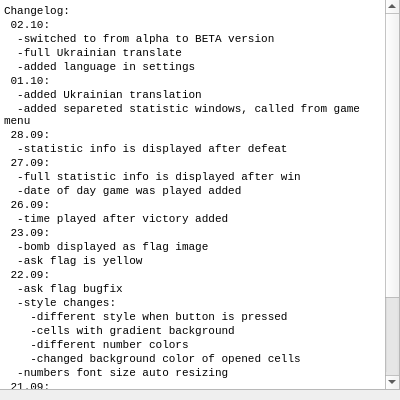
<?xml version="1.0" encoding="UTF-8"?>
<ui version="4.0">
 <class>ChangelogInfo</class>
 <widget class="QWidget" name="ChangelogInfo">
  <property name="windowModality">
   <enum>Qt::NonModal</enum>
  </property>
  <property name="geometry">
   <rect>
    <x>0</x>
    <y>0</y>
    <width>400</width>
    <height>400</height>
   </rect>
  </property>
  <property name="sizePolicy">
   <sizepolicy hsizetype="Minimum" vsizetype="Minimum">
    <horstretch>0</horstretch>
    <verstretch>0</verstretch>
   </sizepolicy>
  </property>
  <property name="maximumSize">
   <size>
    <width>400</width>
    <height>16777215</height>
   </size>
  </property>
  <property name="font">
   <font>
    <family>Courier New</family>
   </font>
  </property>
  <property name="windowTitle">
   <string>Changelog</string>
  </property>
  <widget class="QWidget" name="verticalLayoutWidget_2">
   <property name="geometry">
    <rect>
     <x>-1</x>
     <y>-1</y>
     <width>401</width>
     <height>391</height>
    </rect>
   </property>
   <layout class="QVBoxLayout" name="verticalLayout_2">
    <item>
     <widget class="QTextBrowser" name="textLog">
      <property name="html">
       <string>&lt;!DOCTYPE HTML PUBLIC &quot;-//W3C//DTD HTML 4.0//EN&quot; &quot;http://www.w3.org/TR/REC-html40/strict.dtd&quot;&gt;
&lt;html&gt;&lt;head&gt;&lt;meta name=&quot;qrichtext&quot; content=&quot;1&quot; /&gt;&lt;style type=&quot;text/css&quot;&gt;
p, li { white-space: pre-wrap; }
&lt;/style&gt;&lt;/head&gt;&lt;body style=&quot; font-family:'Courier New'; font-size:8.25pt; font-weight:400; font-style:normal;&quot;&gt;
&lt;p style=&quot; margin-top:0px; margin-bottom:0px; margin-left:0px; margin-right:0px; -qt-block-indent:0; text-indent:0px;&quot;&gt;&lt;span style=&quot; font-size:8pt;&quot;&gt;Changelog:&lt;/span&gt;&lt;/p&gt;
&lt;p style=&quot; margin-top:0px; margin-bottom:0px; margin-left:0px; margin-right:0px; -qt-block-indent:0; text-indent:0px;&quot;&gt;&lt;span style=&quot; font-size:8pt;&quot;&gt; 02.10:&lt;/span&gt;&lt;/p&gt;
&lt;p style=&quot; margin-top:0px; margin-bottom:0px; margin-left:0px; margin-right:0px; -qt-block-indent:0; text-indent:0px;&quot;&gt;&lt;span style=&quot; font-size:8pt;&quot;&gt;  -switched to from alpha to BETA version&lt;/span&gt;&lt;/p&gt;
&lt;p style=&quot; margin-top:0px; margin-bottom:0px; margin-left:0px; margin-right:0px; -qt-block-indent:0; text-indent:0px;&quot;&gt;&lt;span style=&quot; font-size:8pt;&quot;&gt;  -full Ukrainian translate&lt;/span&gt;&lt;/p&gt;
&lt;p style=&quot; margin-top:0px; margin-bottom:0px; margin-left:0px; margin-right:0px; -qt-block-indent:0; text-indent:0px;&quot;&gt;&lt;span style=&quot; font-size:8pt;&quot;&gt;  -added language in settings&lt;/span&gt;&lt;/p&gt;
&lt;p style=&quot; margin-top:0px; margin-bottom:0px; margin-left:0px; margin-right:0px; -qt-block-indent:0; text-indent:0px;&quot;&gt;&lt;span style=&quot; font-size:8pt;&quot;&gt; 01.10:&lt;/span&gt;&lt;/p&gt;
&lt;p style=&quot; margin-top:0px; margin-bottom:0px; margin-left:0px; margin-right:0px; -qt-block-indent:0; text-indent:0px;&quot;&gt;&lt;span style=&quot; font-size:8pt;&quot;&gt;  -added Ukrainian translation&lt;/span&gt;&lt;/p&gt;
&lt;p style=&quot; margin-top:0px; margin-bottom:0px; margin-left:0px; margin-right:0px; -qt-block-indent:0; text-indent:0px;&quot;&gt;&lt;span style=&quot; font-size:8pt;&quot;&gt;  -added separeted statistic windows, called from game menu&lt;/span&gt;&lt;/p&gt;
&lt;p style=&quot; margin-top:0px; margin-bottom:0px; margin-left:0px; margin-right:0px; -qt-block-indent:0; text-indent:0px;&quot;&gt;&lt;span style=&quot; font-size:8pt;&quot;&gt; 28.09:&lt;/span&gt;&lt;/p&gt;
&lt;p style=&quot; margin-top:0px; margin-bottom:0px; margin-left:0px; margin-right:0px; -qt-block-indent:0; text-indent:0px;&quot;&gt;&lt;span style=&quot; font-size:8pt;&quot;&gt;  -statistic info is displayed after defeat&lt;/span&gt;&lt;/p&gt;
&lt;p style=&quot; margin-top:0px; margin-bottom:0px; margin-left:0px; margin-right:0px; -qt-block-indent:0; text-indent:0px;&quot;&gt;&lt;span style=&quot; font-size:8pt;&quot;&gt; 27.09:&lt;/span&gt;&lt;/p&gt;
&lt;p style=&quot; margin-top:0px; margin-bottom:0px; margin-left:0px; margin-right:0px; -qt-block-indent:0; text-indent:0px;&quot;&gt;&lt;span style=&quot; font-size:8pt;&quot;&gt;  -full statistic info is displayed after win&lt;/span&gt;&lt;/p&gt;
&lt;p style=&quot; margin-top:0px; margin-bottom:0px; margin-left:0px; margin-right:0px; -qt-block-indent:0; text-indent:0px;&quot;&gt;&lt;span style=&quot; font-size:8pt;&quot;&gt;  -date of day game was played added&lt;/span&gt;&lt;/p&gt;
&lt;p style=&quot; margin-top:0px; margin-bottom:0px; margin-left:0px; margin-right:0px; -qt-block-indent:0; text-indent:0px;&quot;&gt;&lt;span style=&quot; font-size:8pt;&quot;&gt; 26.09:&lt;/span&gt;&lt;/p&gt;
&lt;p style=&quot; margin-top:0px; margin-bottom:0px; margin-left:0px; margin-right:0px; -qt-block-indent:0; text-indent:0px;&quot;&gt;&lt;span style=&quot; font-size:8pt;&quot;&gt;  -time played after victory added&lt;/span&gt;&lt;/p&gt;
&lt;p style=&quot; margin-top:0px; margin-bottom:0px; margin-left:0px; margin-right:0px; -qt-block-indent:0; text-indent:0px;&quot;&gt;&lt;span style=&quot; font-size:8pt;&quot;&gt; 23.09:&lt;/span&gt;&lt;/p&gt;
&lt;p style=&quot; margin-top:0px; margin-bottom:0px; margin-left:0px; margin-right:0px; -qt-block-indent:0; text-indent:0px;&quot;&gt;&lt;span style=&quot; font-size:8pt;&quot;&gt;  -bomb displayed as flag image&lt;/span&gt;&lt;/p&gt;
&lt;p style=&quot; margin-top:0px; margin-bottom:0px; margin-left:0px; margin-right:0px; -qt-block-indent:0; text-indent:0px;&quot;&gt;&lt;span style=&quot; font-size:8pt;&quot;&gt;  -ask flag is yellow&lt;/span&gt;&lt;/p&gt;
&lt;p style=&quot; margin-top:0px; margin-bottom:0px; margin-left:0px; margin-right:0px; -qt-block-indent:0; text-indent:0px;&quot;&gt;&lt;span style=&quot; font-size:8pt;&quot;&gt; 22.09:&lt;/span&gt;&lt;/p&gt;
&lt;p style=&quot; margin-top:0px; margin-bottom:0px; margin-left:0px; margin-right:0px; -qt-block-indent:0; text-indent:0px;&quot;&gt;&lt;span style=&quot; font-size:8pt;&quot;&gt;  -ask flag bugfix&lt;/span&gt;&lt;/p&gt;
&lt;p style=&quot; margin-top:0px; margin-bottom:0px; margin-left:0px; margin-right:0px; -qt-block-indent:0; text-indent:0px;&quot;&gt;&lt;span style=&quot; font-size:8pt;&quot;&gt;  -style changes:&lt;/span&gt;&lt;/p&gt;
&lt;p style=&quot; margin-top:0px; margin-bottom:0px; margin-left:0px; margin-right:0px; -qt-block-indent:0; text-indent:0px;&quot;&gt;&lt;span style=&quot; font-size:8pt;&quot;&gt;    -different style when button is pressed&lt;/span&gt;&lt;/p&gt;
&lt;p style=&quot; margin-top:0px; margin-bottom:0px; margin-left:0px; margin-right:0px; -qt-block-indent:0; text-indent:0px;&quot;&gt;&lt;span style=&quot; font-size:8pt;&quot;&gt;    -cells with gradient background&lt;/span&gt;&lt;/p&gt;
&lt;p style=&quot; margin-top:0px; margin-bottom:0px; margin-left:0px; margin-right:0px; -qt-block-indent:0; text-indent:0px;&quot;&gt;&lt;span style=&quot; font-size:8pt;&quot;&gt;    -different number colors&lt;/span&gt;&lt;/p&gt;
&lt;p style=&quot; margin-top:0px; margin-bottom:0px; margin-left:0px; margin-right:0px; -qt-block-indent:0; text-indent:0px;&quot;&gt;&lt;span style=&quot; font-size:8pt;&quot;&gt;    -changed background color of opened cells&lt;/span&gt;&lt;/p&gt;
&lt;p style=&quot; margin-top:0px; margin-bottom:0px; margin-left:0px; margin-right:0px; -qt-block-indent:0; text-indent:0px;&quot;&gt;&lt;span style=&quot; font-size:8pt;&quot;&gt;  -numbers font size auto resizing&lt;/span&gt;&lt;/p&gt;
&lt;p style=&quot; margin-top:0px; margin-bottom:0px; margin-left:0px; margin-right:0px; -qt-block-indent:0; text-indent:0px;&quot;&gt;&lt;span style=&quot; font-size:8pt;&quot;&gt; 21.09:&lt;/span&gt;&lt;/p&gt;
&lt;p style=&quot; margin-top:0px; margin-bottom:0px; margin-left:0px; margin-right:0px; -qt-block-indent:0; text-indent:0px;&quot;&gt;&lt;span style=&quot; font-size:8pt;&quot;&gt;  -changed numbers font size in opened cells&lt;/span&gt;&lt;/p&gt;
&lt;p style=&quot; margin-top:0px; margin-bottom:0px; margin-left:0px; margin-right:0px; -qt-block-indent:0; text-indent:0px;&quot;&gt;&lt;span style=&quot; font-size:8pt;&quot;&gt;  -added smile restart button&lt;/span&gt;&lt;/p&gt;
&lt;p style=&quot; margin-top:0px; margin-bottom:0px; margin-left:0px; margin-right:0px; -qt-block-indent:0; text-indent:0px;&quot;&gt;&lt;span style=&quot; font-size:8pt;&quot;&gt;  -added changelog&lt;/span&gt;&lt;/p&gt;
&lt;p style=&quot; margin-top:0px; margin-bottom:0px; margin-left:0px; margin-right:0px; -qt-block-indent:0; text-indent:0px;&quot;&gt;&lt;span style=&quot; font-size:8pt;&quot;&gt;  -fixed columns width&lt;/span&gt;&lt;/p&gt;
&lt;p style=&quot; margin-top:0px; margin-bottom:0px; margin-left:0px; margin-right:0px; -qt-block-indent:0; text-indent:0px;&quot;&gt;&lt;span style=&quot; font-size:8pt;&quot;&gt;  -field generating after first turn&lt;/span&gt;&lt;/p&gt;
&lt;p style=&quot; margin-top:0px; margin-bottom:0px; margin-left:0px; margin-right:0px; -qt-block-indent:0; text-indent:0px;&quot;&gt;&lt;span style=&quot; font-size:8pt;&quot;&gt;  -ask mark disabling/enabling option&lt;/span&gt;&lt;/p&gt;
&lt;p style=&quot;-qt-paragraph-type:empty; margin-top:0px; margin-bottom:0px; margin-left:0px; margin-right:0px; -qt-block-indent:0; text-indent:0px; font-size:8pt;&quot;&gt;&lt;/p&gt;&lt;/body&gt;&lt;/html&gt;</string>
      </property>
     </widget>
    </item>
   </layout>
  </widget>
 </widget>
 <resources/>
 <connections/>
</ui>
